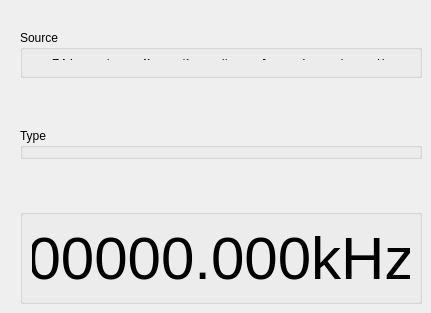
           <widget class="QWidget" name="tab_4">
            <attribute name="title">
             <string>Frequency Counter</string>
            </attribute>
            <widget class="QWidget" name="verticalLayoutWidget">
             <property name="geometry">
              <rect>
               <x>20</x>
               <y>30</y>
               <width>402</width>
               <height>274</height>
              </rect>
             </property>
             <layout class="QVBoxLayout" name="verticalLayout_97">
              <property name="spacing">
               <number>50</number>
              </property>
              <item>
               <widget class="QGroupBox" name="groupBox_9">
                <property name="minimumSize">
                 <size>
                  <width>0</width>
                  <height>20</height>
                 </size>
                </property>
                <property name="title">
                 <string>Source</string>
                </property>
                <layout class="QHBoxLayout" name="horizontalLayout_3">
                 <item>
                  <layout class="QVBoxLayout" name="verticalLayout_109">
                   <item>
                    <widget class="QLabel" name="label_34">
                     <property name="text">
                      <string>EXT</string>
                     </property>
                     <property name="alignment">
                      <set>Qt::AlignmentFlag::AlignCenter</set>
                     </property>
                    </widget>
                   </item>
                   <item>
                    <widget class="QRadioButton" name="fcR10">
                     <property name="sizePolicy">
                      <sizepolicy hsizetype="Fixed" vsizetype="Fixed">
                       <horstretch>0</horstretch>
                       <verstretch>0</verstretch>
                      </sizepolicy>
                     </property>
                     <property name="text">
                      <string/>
                     </property>
                     <property name="checked">
                      <bool>true</bool>
                     </property>
                    </widget>
                   </item>
                  </layout>
                 </item>
                 <item>
                  <layout class="QVBoxLayout" name="verticalLayout_110">
                   <item>
                    <widget class="QLabel" name="label_35">
                     <property name="text">
                      <string>7</string>
                     </property>
                     <property name="alignment">
                      <set>Qt::AlignmentFlag::AlignCenter</set>
                     </property>
                    </widget>
                   </item>
                   <item>
                    <widget class="QRadioButton" name="fcR7">
                     <property name="sizePolicy">
                      <sizepolicy hsizetype="Fixed" vsizetype="Fixed">
                       <horstretch>0</horstretch>
                       <verstretch>0</verstretch>
                      </sizepolicy>
                     </property>
                     <property name="text">
                      <string/>
                     </property>
                    </widget>
                   </item>
                  </layout>
                 </item>
                 <item>
                  <layout class="QVBoxLayout" name="verticalLayout_111">
                   <item>
                    <widget class="QLabel" name="label_36">
                     <property name="text">
                      <string>6</string>
                     </property>
                     <property name="alignment">
                      <set>Qt::AlignmentFlag::AlignCenter</set>
                     </property>
                    </widget>
                   </item>
                   <item>
                    <widget class="QRadioButton" name="fcR6">
                     <property name="sizePolicy">
                      <sizepolicy hsizetype="Fixed" vsizetype="Fixed">
                       <horstretch>0</horstretch>
                       <verstretch>0</verstretch>
                      </sizepolicy>
                     </property>
                     <property name="text">
                      <string/>
                     </property>
                    </widget>
                   </item>
                  </layout>
                 </item>
                 <item>
                  <layout class="QVBoxLayout" name="verticalLayout_112">
                   <item>
                    <widget class="QLabel" name="label_39">
                     <property name="text">
                      <string>5</string>
                     </property>
                     <property name="alignment">
                      <set>Qt::AlignmentFlag::AlignCenter</set>
                     </property>
                    </widget>
                   </item>
                   <item>
                    <widget class="QRadioButton" name="fcR5">
                     <property name="sizePolicy">
                      <sizepolicy hsizetype="Fixed" vsizetype="Fixed">
                       <horstretch>0</horstretch>
                       <verstretch>0</verstretch>
                      </sizepolicy>
                     </property>
                     <property name="text">
                      <string/>
                     </property>
                    </widget>
                   </item>
                  </layout>
                 </item>
                 <item>
                  <layout class="QVBoxLayout" name="verticalLayout_113">
                   <item>
                    <widget class="QLabel" name="label_48">
                     <property name="text">
                      <string>4</string>
                     </property>
                     <property name="alignment">
                      <set>Qt::AlignmentFlag::AlignCenter</set>
                     </property>
                    </widget>
                   </item>
                   <item>
                    <widget class="QRadioButton" name="fcR4">
                     <property name="sizePolicy">
                      <sizepolicy hsizetype="Fixed" vsizetype="Fixed">
                       <horstretch>0</horstretch>
                       <verstretch>0</verstretch>
                      </sizepolicy>
                     </property>
                     <property name="text">
                      <string/>
                     </property>
                    </widget>
                   </item>
                  </layout>
                 </item>
                 <item>
                  <layout class="QVBoxLayout" name="verticalLayout_114">
                   <item>
                    <widget class="QLabel" name="label_49">
                     <property name="text">
                      <string>3</string>
                     </property>
                     <property name="alignment">
                      <set>Qt::AlignmentFlag::AlignCenter</set>
                     </property>
                    </widget>
                   </item>
                   <item>
                    <widget class="QRadioButton" name="fcR3">
                     <property name="sizePolicy">
                      <sizepolicy hsizetype="Fixed" vsizetype="Fixed">
                       <horstretch>0</horstretch>
                       <verstretch>0</verstretch>
                      </sizepolicy>
                     </property>
                     <property name="text">
                      <string/>
                     </property>
                    </widget>
                   </item>
                  </layout>
                 </item>
                 <item>
                  <layout class="QVBoxLayout" name="verticalLayout_115">
                   <item>
                    <widget class="QLabel" name="label_69">
                     <property name="text">
                      <string>2</string>
                     </property>
                     <property name="alignment">
                      <set>Qt::AlignmentFlag::AlignCenter</set>
                     </property>
                    </widget>
                   </item>
                   <item>
                    <widget class="QRadioButton" name="fcR2">
                     <property name="sizePolicy">
                      <sizepolicy hsizetype="Fixed" vsizetype="Fixed">
                       <horstretch>0</horstretch>
                       <verstretch>0</verstretch>
                      </sizepolicy>
                     </property>
                     <property name="text">
                      <string/>
                     </property>
                    </widget>
                   </item>
                  </layout>
                 </item>
                 <item>
                  <layout class="QVBoxLayout" name="verticalLayout_116">
                   <item>
                    <widget class="QLabel" name="label_71">
                     <property name="text">
                      <string>1</string>
                     </property>
                     <property name="alignment">
                      <set>Qt::AlignmentFlag::AlignCenter</set>
                     </property>
                    </widget>
                   </item>
                   <item>
                    <widget class="QRadioButton" name="fcR1">
                     <property name="sizePolicy">
                      <sizepolicy hsizetype="Fixed" vsizetype="Fixed">
                       <horstretch>0</horstretch>
                       <verstretch>0</verstretch>
                      </sizepolicy>
                     </property>
                     <property name="text">
                      <string/>
                     </property>
                    </widget>
                   </item>
                  </layout>
                 </item>
                 <item>
                  <layout class="QVBoxLayout" name="verticalLayout_117">
                   <item>
                    <widget class="QLabel" name="label_73">
                     <property name="text">
                      <string>0</string>
                     </property>
                     <property name="alignment">
                      <set>Qt::AlignmentFlag::AlignCenter</set>
                     </property>
                    </widget>
                   </item>
                   <item>
                    <widget class="QRadioButton" name="fcR0">
                     <property name="sizePolicy">
                      <sizepolicy hsizetype="Fixed" vsizetype="Fixed">
                       <horstretch>0</horstretch>
                       <verstretch>0</verstretch>
                      </sizepolicy>
                     </property>
                     <property name="text">
                      <string/>
                     </property>
                    </widget>
                   </item>
                  </layout>
                 </item>
                </layout>
               </widget>
              </item>
              <item>
               <widget class="QGroupBox" name="groupBox_20">
                <property name="title">
                 <string>Type</string>
                </property>
                <widget class="QRadioButton" name="radioFreq">
                 <property name="geometry">
                  <rect>
                   <x>70</x>
                   <y>40</y>
                   <width>121</width>
                   <height>21</height>
                  </rect>
                 </property>
                 <property name="text">
                  <string>Measure Frequency</string>
                 </property>
                 <property name="checked">
                  <bool>true</bool>
                 </property>
                </widget>
                <widget class="QRadioButton" name="radioPulse">
                 <property name="geometry">
                  <rect>
                   <x>260</x>
                   <y>40</y>
                   <width>91</width>
                   <height>21</height>
                  </rect>
                 </property>
                 <property name="text">
                  <string>Count Pulses</string>
                 </property>
                </widget>
               </widget>
              </item>
              <item>
               <widget class="QGroupBox" name="groupBox_19">
                <property name="title">
                 <string/>
                </property>
                <layout class="QVBoxLayout" name="verticalLayout_108">
                 <item>
                  <widget class="QLabel" name="frequencyValue">
                   <property name="font">
                    <font>
                     <pointsize>45</pointsize>
                    </font>
                   </property>
                   <property name="text">
                    <string>00000.000kHz</string>
                   </property>
                   <property name="alignment">
                    <set>Qt::AlignmentFlag::AlignCenter</set>
                   </property>
                  </widget>
                 </item>
                </layout>
               </widget>
              </item>
             </layout>
            </widget>
           </widget>
